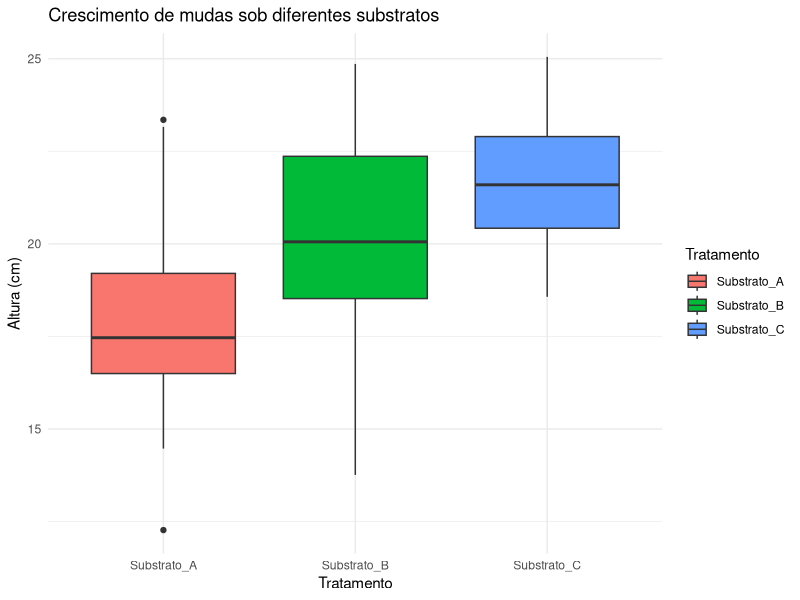

Write R code to recreate this figure.
## ---- chunk 1
#| label: setup
#| include: false
# Silencia mensagens/avisos de todos os chunks por padrão
knitr::opts_chunk$set(message = FALSE, warning = FALSE)
## ---- chunk 2
# Carregar pacotes sem mensagens de inicialização
suppressPackageStartupMessages({
  library(readr)
  library(ggplot2)
})

# Ebook/Quarto (caminho relativo)
dados <- read_csv("dados/crescimento_mudas.csv", show_col_types = FALSE)

# Para Colab, use:
# dados <- read_csv("/content/crescimento_mudas.csv", show_col_types = FALSE)

# Visualizar amostra (sem mensagens de leitura)
head(dados)

# Criar boxplot
ggplot(dados, aes(x = Tratamento, y = Altura_cm, fill = Tratamento)) +
  geom_boxplot() +
  labs(title = "Crescimento de mudas sob diferentes substratos",
       x = "Tratamento", y = "Altura (cm)") +
  theme_minimal()
